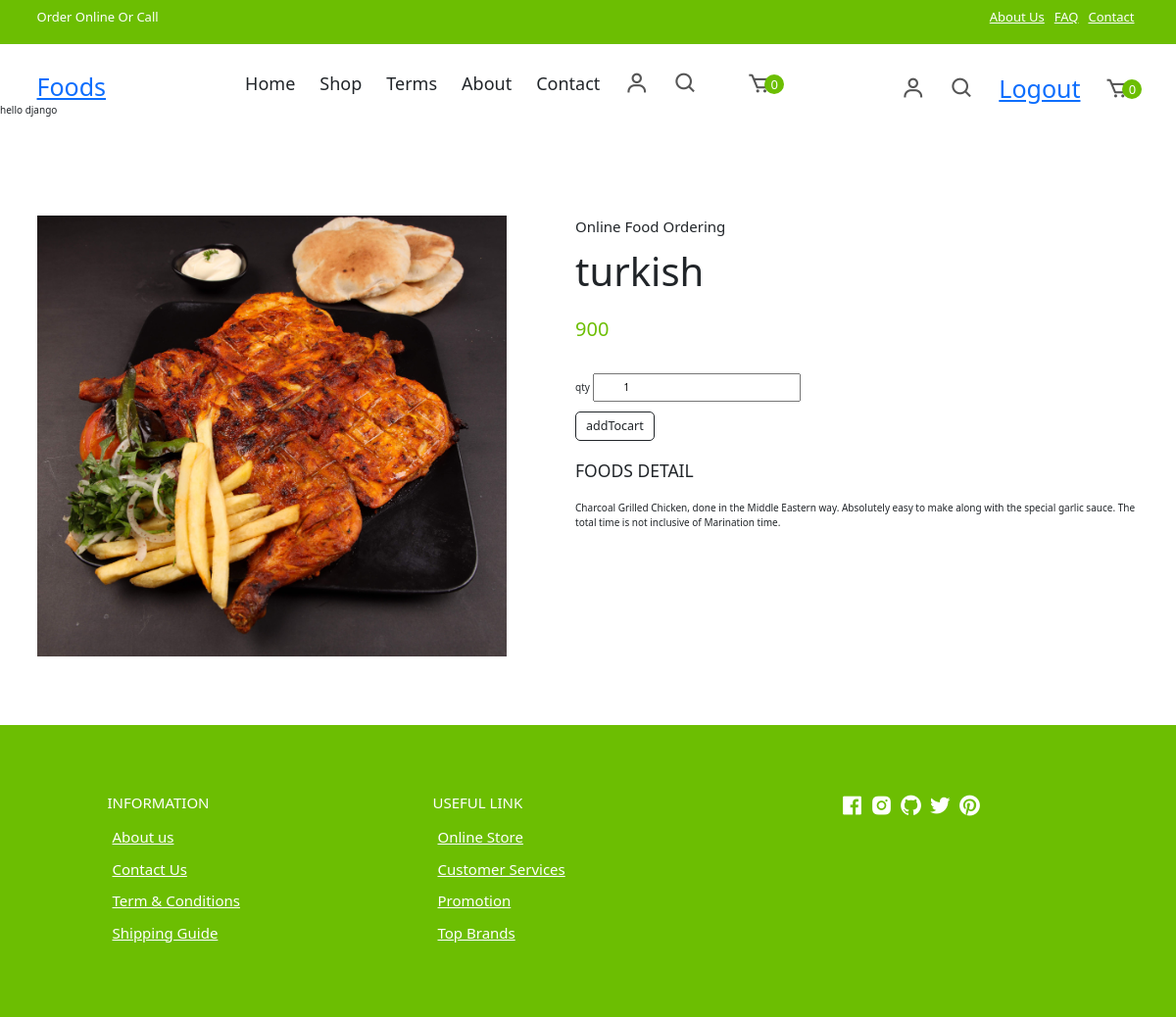
/foods/4/ (signed in), run on the app's committed database.
### food/models.py (models this page shows, shortened)
class Foods(models.Model):
    title=models.CharField(max_length=200)
    description=models.TextField(null=True)
    image=models.ImageField(upload_to="foodsimages",default="default=jpg",null=True,blank=True)
    category_object=models.ForeignKey(Category,on_delete=models.CASCADE,related_name="item")
    quantity_object=models.ManyToManyField(Quantity)
    price=models.PositiveIntegerField()
    created_date=models.DateTimeField(auto_now_add=True)
    updated_data=models.DateTimeField(auto_now=True)
    is_active=models.BooleanField(default=True)

### food/views.py (the view)
# urls.py: path("foods/<int:pk>/",views.FoodsDetailView.as_view(),name="food_detail"),
@method_decorator(signin_required,name="dispatch")
class FoodsDetailView(View):
    def get(self,request,*args,**kwargs):
        id=kwargs.get("pk")
        qs=Foods.objects.get(id=id)
        return render(request,"foods_detail.html",{"data":qs})

### food/context_processors.py (called while the page is built)
def dummy(request):
    return {"msg":"hello django"}

def order_count(request):
    if request.user.is_authenticated:
        count=request.user.cart.cart_item_count
        return {"cart_count":count}
    else:
        return {"cart_count":0}

### food/models.py (called while the page is built)
    @property
    def cart_item(self):
        return self.cartitem.filter(is_order_placed=False)

    @property
    def cart_item_count(self):
        return self.cart_item.count()

### food/templates/foods_detail.html (shortened to what this page needs)
{%extends 'base.html'%}
{%load static%}
{%block link_block%}
<link href="https://cdn.jsdelivr.net/npm/bootstrap@5.3.3/dist/css/bootstrap.min.css" rel="stylesheet">
{%endblock%}
{%block main_block%}
{{msg}}
<section class="section product-detail">
    <div class="details container">
      <div class="left image-container">
        <div class="main">
          <img src="{{data.image.url}}" id="zoom" alt="" />
        </div>
      </div>
      <div class="right">
        <span>Online Food Ordering</span>
        <h1>{{data.title}}</h1>
        <div class="price">{{data.price}}</div>
        <form method="post" action="{%url 'addto-basket' data.id%}">
          <p class="mt-3">
           <label for="">qty</label> <input type="number" value="1"  name="qty" class="py-2 px-5"/>
          </p>
          <button type="submit" class="btn btn-outline-dark btn-lg">addTocart</button>
        </form>
        <h3>Foods Detail</h3>
        <p>
         {{data.description}}
        </p>
      </div>
    </div>
  </section>
{%endblock%}

### food/static/css/styles.css (style rules this page uses)
:root { --white: #fff; --black: #222; --green: #6cbe02; --grey1: #f0f0f0; --grey2: #e9d7d3; }
*, *::before, *::after { margin: 0; padding: 0; box-sizing: inherit; }
html { box-sizing: border-box; font-size: 62.5%; }
body { font-family: 'Roboto', sans-serif; font-size: 1.6rem; background-color: var(--white); color: var(--black); font-weight: 400; font-style: normal; }
.container { max-width: 114rem; margin: 0 auto; padding: 0 3rem; }
.section { padding: 10rem 0 5rem 0; overflow: hidden; }
form { position: relative; z-index: 1; }
.product-detail .details { display: grid; grid-template-columns: 1fr 1.2fr; gap: 7rem; }
.product-detail .left { display: flex; flex-direction: column; }
.product-detail .left .main { text-align: center; background-color: #f6f2f1; margin-bottom: 2rem; height: 45rem; }
.product-detail .left .main img { object-fit: cover; height: 100%; width: 100%; }
.product-detail .right span { display: inline-block; font-size: 1.5rem; margin-bottom: 1rem; }
.product-detail .right h1 { font-size: 4rem; line-height: 1.2; margin-bottom: 2rem; }
.product-detail .right .price { font-size: 600; font-size: 2rem; color: var(--green); margin-bottom: 2rem; }
.product-detail .right div { display: inline-block; position: relative; z-index: -1; }
.product-detail form { margin-bottom: 2rem; z-index: 0; }
.product-detail h3 { text-transform: uppercase; margin-bottom: 2rem; }

### data on the page
Foods: image (picture), title "turkish", price "900", description "Charcoal Grilled Chicken, done in the Middle Eastern way. Absolutely easy to make along with the special garlic sauce. The total time is not inclusive of Marination time."

### other printed values
{{ cart_count }} "0"
{{ msg }} "hello django"
